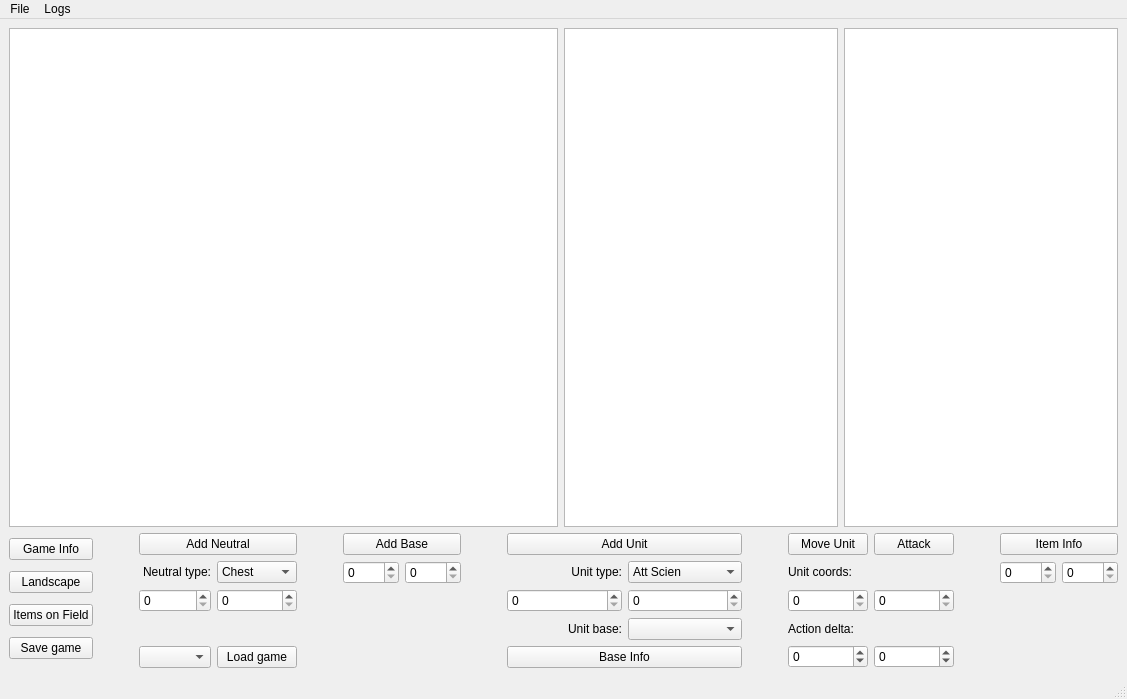
<?xml version="1.0" encoding="UTF-8"?>
<ui version="4.0">
 <class>MainWindow</class>
 <widget class="QMainWindow" name="MainWindow">
  <property name="geometry">
   <rect>
    <x>0</x>
    <y>0</y>
    <width>1127</width>
    <height>699</height>
   </rect>
  </property>
  <property name="windowTitle">
   <string>MainWindow</string>
  </property>
  <widget class="QWidget" name="centralwidget">
   <layout class="QVBoxLayout" name="verticalLayout_2" stretch="3,0">
    <item>
     <layout class="QVBoxLayout" name="verticalLayout">
      <item>
       <layout class="QHBoxLayout" name="horizontalLayout" stretch="2,1,1">
        <item>
         <widget class="QTextEdit" name="textField">
          <property name="styleSheet">
           <string notr="true">font: 9pt &quot;Consolas&quot;;</string>
          </property>
          <property name="readOnly">
           <bool>true</bool>
          </property>
         </widget>
        </item>
        <item>
         <widget class="QTextEdit" name="textOutput">
          <property name="styleSheet">
           <string notr="true">font: 9pt &quot;Consolas&quot;;</string>
          </property>
          <property name="horizontalScrollBarPolicy">
           <enum>Qt::ScrollBarAsNeeded</enum>
          </property>
          <property name="textInteractionFlags">
           <set>Qt::TextSelectableByKeyboard|Qt::TextSelectableByMouse</set>
          </property>
          <property name="placeholderText">
           <string notr="true"/>
          </property>
         </widget>
        </item>
        <item>
         <widget class="QTextEdit" name="debugOutput">
          <property name="readOnly">
           <bool>true</bool>
          </property>
         </widget>
        </item>
       </layout>
      </item>
     </layout>
    </item>
    <item>
     <layout class="QHBoxLayout" name="horizontalLayout_2" stretch="1,1,0,1,2,1,4,1,2,1,2">
      <item>
       <layout class="QGridLayout" name="InfoLayout">
        <item row="1" column="0">
         <widget class="QPushButton" name="pushLandspace">
          <property name="text">
           <string>Landscape</string>
          </property>
         </widget>
        </item>
        <item row="0" column="0">
         <widget class="QPushButton" name="pushGameInfo">
          <property name="text">
           <string>Game Info</string>
          </property>
         </widget>
        </item>
        <item row="2" column="0">
         <widget class="QPushButton" name="pushItems">
          <property name="text">
           <string>Items on Field</string>
          </property>
         </widget>
        </item>
        <item row="3" column="0">
         <widget class="QPushButton" name="pushSave">
          <property name="text">
           <string>Save game</string>
          </property>
         </widget>
        </item>
       </layout>
      </item>
      <item>
       <spacer name="horizontalSpacer_3">
        <property name="orientation">
         <enum>Qt::Horizontal</enum>
        </property>
        <property name="sizeType">
         <enum>QSizePolicy::Fixed</enum>
        </property>
        <property name="sizeHint" stdset="0">
         <size>
          <width>40</width>
          <height>20</height>
         </size>
        </property>
       </spacer>
      </item>
      <item>
       <layout class="QGridLayout" name="gridLayout_2">
        <item row="0" column="0" colspan="2">
         <widget class="QPushButton" name="pushAddNeutral">
          <property name="text">
           <string>Add Neutral</string>
          </property>
         </widget>
        </item>
        <item row="1" column="0">
         <widget class="QLabel" name="label_2">
          <property name="text">
           <string>Neutral type:</string>
          </property>
          <property name="alignment">
           <set>Qt::AlignRight|Qt::AlignTrailing|Qt::AlignVCenter</set>
          </property>
         </widget>
        </item>
        <item row="1" column="1">
         <widget class="QComboBox" name="comboNeutral">
          <item>
           <property name="text">
            <string>Chest</string>
           </property>
          </item>
          <item>
           <property name="text">
            <string>Keygen</string>
           </property>
          </item>
          <item>
           <property name="text">
            <string>Antivirus</string>
           </property>
          </item>
          <item>
           <property name="text">
            <string>Data</string>
           </property>
          </item>
         </widget>
        </item>
        <item row="3" column="1">
         <widget class="QLabel" name="label_4">
          <property name="text">
           <string/>
          </property>
         </widget>
        </item>
        <item row="2" column="0">
         <widget class="QSpinBox" name="setNeutralX"/>
        </item>
        <item row="2" column="1">
         <widget class="QSpinBox" name="setNeutralY"/>
        </item>
        <item row="4" column="0">
         <widget class="QComboBox" name="comboLoad"/>
        </item>
        <item row="4" column="1">
         <widget class="QPushButton" name="pushLoad">
          <property name="text">
           <string>Load game</string>
          </property>
         </widget>
        </item>
       </layout>
      </item>
      <item>
       <spacer name="horizontalSpacer_4">
        <property name="orientation">
         <enum>Qt::Horizontal</enum>
        </property>
        <property name="sizeType">
         <enum>QSizePolicy::Fixed</enum>
        </property>
        <property name="sizeHint" stdset="0">
         <size>
          <width>40</width>
          <height>20</height>
         </size>
        </property>
       </spacer>
      </item>
      <item>
       <layout class="QGridLayout" name="baseLayout">
        <item row="1" column="0">
         <widget class="QSpinBox" name="setBaseX"/>
        </item>
        <item row="2" column="0">
         <widget class="QLabel" name="label_7">
          <property name="text">
           <string/>
          </property>
         </widget>
        </item>
        <item row="0" column="0" colspan="2">
         <widget class="QPushButton" name="pushAddBase">
          <property name="text">
           <string>Add Base</string>
          </property>
         </widget>
        </item>
        <item row="1" column="1">
         <widget class="QSpinBox" name="setBaseY"/>
        </item>
       </layout>
      </item>
      <item>
       <spacer name="horizontalSpacer_5">
        <property name="orientation">
         <enum>Qt::Horizontal</enum>
        </property>
        <property name="sizeType">
         <enum>QSizePolicy::Fixed</enum>
        </property>
        <property name="sizeHint" stdset="0">
         <size>
          <width>40</width>
          <height>20</height>
         </size>
        </property>
       </spacer>
      </item>
      <item>
       <layout class="QGridLayout" name="unitLayout">
        <item row="1" column="0" colspan="2">
         <widget class="QPushButton" name="pushAddUnit">
          <property name="text">
           <string>Add Unit</string>
          </property>
         </widget>
        </item>
        <item row="4" column="0">
         <widget class="QLabel" name="label">
          <property name="text">
           <string>Unit base:</string>
          </property>
          <property name="alignment">
           <set>Qt::AlignRight|Qt::AlignTrailing|Qt::AlignVCenter</set>
          </property>
         </widget>
        </item>
        <item row="2" column="0">
         <widget class="QLabel" name="label_3">
          <property name="text">
           <string>Unit type:</string>
          </property>
          <property name="alignment">
           <set>Qt::AlignRight|Qt::AlignTrailing|Qt::AlignVCenter</set>
          </property>
         </widget>
        </item>
        <item row="3" column="1">
         <widget class="QSpinBox" name="setUnitY"/>
        </item>
        <item row="3" column="0">
         <widget class="QSpinBox" name="setUnitX"/>
        </item>
        <item row="4" column="1">
         <widget class="QComboBox" name="comboBases"/>
        </item>
        <item row="2" column="1">
         <widget class="QComboBox" name="comboBox">
          <item>
           <property name="text">
            <string comment="0">Att Scien</string>
           </property>
          </item>
          <item>
           <property name="text">
            <string comment="1">Att Bers</string>
           </property>
          </item>
          <item>
           <property name="text">
            <string comment="2">Sup Scien</string>
           </property>
          </item>
          <item>
           <property name="text">
            <string comment="3">Sup Bers</string>
           </property>
          </item>
          <item>
           <property name="text">
            <string comment="4">Sim Scien</string>
           </property>
          </item>
          <item>
           <property name="text">
            <string comment="5">Sim Bers</string>
           </property>
          </item>
         </widget>
        </item>
        <item row="5" column="0" colspan="2">
         <widget class="QPushButton" name="pushBaseInfo">
          <property name="text">
           <string>Base Info</string>
          </property>
         </widget>
        </item>
       </layout>
      </item>
      <item>
       <spacer name="horizontalSpacer_6">
        <property name="orientation">
         <enum>Qt::Horizontal</enum>
        </property>
        <property name="sizeType">
         <enum>QSizePolicy::Fixed</enum>
        </property>
        <property name="sizeHint" stdset="0">
         <size>
          <width>40</width>
          <height>20</height>
         </size>
        </property>
       </spacer>
      </item>
      <item>
       <layout class="QGridLayout" name="gridLayout_3">
        <item row="6" column="0">
         <widget class="QSpinBox" name="setDeltaX">
          <property name="minimum">
           <number>-99</number>
          </property>
         </widget>
        </item>
        <item row="2" column="0">
         <widget class="QPushButton" name="pushMoveUnit">
          <property name="text">
           <string>Move Unit</string>
          </property>
         </widget>
        </item>
        <item row="3" column="0" colspan="2">
         <widget class="QLabel" name="label_5">
          <property name="text">
           <string>Unit coords:</string>
          </property>
         </widget>
        </item>
        <item row="4" column="1">
         <widget class="QSpinBox" name="setActY"/>
        </item>
        <item row="2" column="1">
         <widget class="QPushButton" name="pushAttack">
          <property name="text">
           <string>Attack</string>
          </property>
         </widget>
        </item>
        <item row="4" column="0">
         <widget class="QSpinBox" name="setActX"/>
        </item>
        <item row="6" column="1">
         <widget class="QSpinBox" name="setDeltaY">
          <property name="minimum">
           <number>-99</number>
          </property>
         </widget>
        </item>
        <item row="5" column="0" colspan="2">
         <widget class="QLabel" name="label_6">
          <property name="text">
           <string>Action delta:</string>
          </property>
         </widget>
        </item>
       </layout>
      </item>
      <item>
       <spacer name="horizontalSpacer">
        <property name="orientation">
         <enum>Qt::Horizontal</enum>
        </property>
        <property name="sizeType">
         <enum>QSizePolicy::Fixed</enum>
        </property>
        <property name="sizeHint" stdset="0">
         <size>
          <width>40</width>
          <height>20</height>
         </size>
        </property>
       </spacer>
      </item>
      <item>
       <layout class="QGridLayout" name="gridLayout">
        <item row="1" column="1">
         <widget class="QSpinBox" name="setItemY"/>
        </item>
        <item row="0" column="0" colspan="2">
         <widget class="QPushButton" name="pushItemInfo">
          <property name="text">
           <string>Item Info</string>
          </property>
         </widget>
        </item>
        <item row="1" column="0">
         <widget class="QSpinBox" name="setItemX"/>
        </item>
        <item row="2" column="0">
         <widget class="QLabel" name="label_8">
          <property name="text">
           <string/>
          </property>
         </widget>
        </item>
       </layout>
      </item>
     </layout>
    </item>
   </layout>
  </widget>
  <widget class="QMenuBar" name="menubar">
   <property name="geometry">
    <rect>
     <x>0</x>
     <y>0</y>
     <width>1127</width>
     <height>25</height>
    </rect>
   </property>
   <widget class="QMenu" name="menuLogs">
    <property name="title">
     <string>Logs</string>
    </property>
    <addaction name="actionSet_to_file"/>
    <addaction name="actionSet_to_terminal"/>
    <addaction name="actionSet_disabled"/>
    <addaction name="actionSet_short"/>
    <addaction name="actionSet_full"/>
   </widget>
   <widget class="QMenu" name="menuFile">
    <property name="title">
     <string>File</string>
    </property>
    <addaction name="actionSave"/>
    <addaction name="actionLoad"/>
   </widget>
   <addaction name="menuFile"/>
   <addaction name="menuLogs"/>
  </widget>
  <widget class="QStatusBar" name="statusbar"/>
  <action name="actionSet_to_file">
   <property name="text">
    <string>Set to file</string>
   </property>
  </action>
  <action name="actionSet_to_terminal">
   <property name="text">
    <string>Set to terminal</string>
   </property>
  </action>
  <action name="actionSet_disabled">
   <property name="text">
    <string>Set disabled</string>
   </property>
  </action>
  <action name="actionSet_short">
   <property name="text">
    <string>Set short</string>
   </property>
  </action>
  <action name="actionSet_full">
   <property name="text">
    <string>Set full</string>
   </property>
  </action>
  <action name="actionSave">
   <property name="text">
    <string>Save</string>
   </property>
  </action>
  <action name="actionLoad">
   <property name="text">
    <string>Load</string>
   </property>
  </action>
 </widget>
 <resources/>
 <connections/>
</ui>
